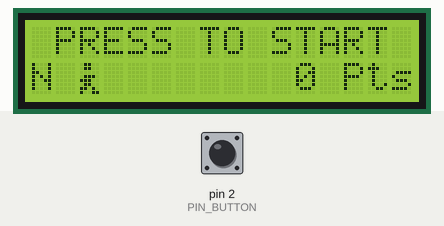
This sketch was run on a simulated Arduino Uno, built with avr-gcc and run on an emulated ATmega328P. Parts: 16×2 character LCD. The test bench sets the inputs (shaded band); at power-on: pin 2 (PIN_BUTTON) HIGH. Random numbers use the default seed unless the sketch sets one.

Above: at 1.2 s.
1.3 s: pin 2 (PIN_BUTTON) pulled LOW for 0.15 s
At 1.72 s:
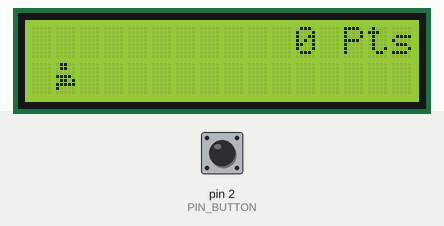
2.0 s: pin 2 (PIN_BUTTON) pulsed LOW 5 times (0.12 s each, 0.3 s apart)
At 2.49 s:
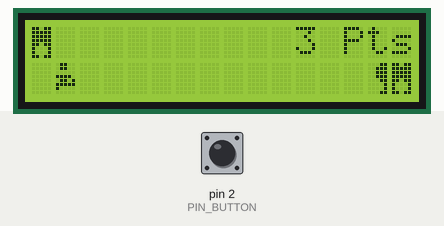
5.0 s: pin 2 (PIN_BUTTON) pulled LOW for 1 s
At 5.23 s:
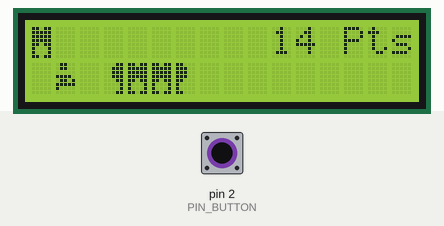
6.6 s: pin 2 (PIN_BUTTON) pulsed LOW 5 times (0.12 s each, 0.3 s apart)
At 7.39 s:
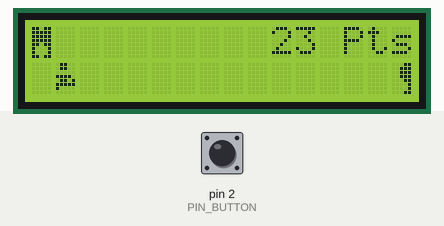
9.6 s: pin 2 (PIN_BUTTON) pulled LOW for 0.15 s
At 9.91 s:
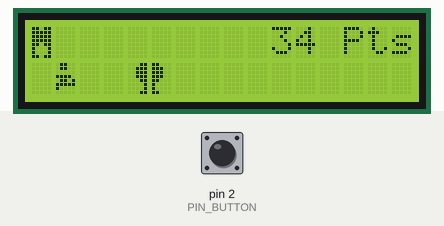
10.3 s: pin 2 (PIN_BUTTON) pulled LOW for 3.2 s
At 11.31 s:
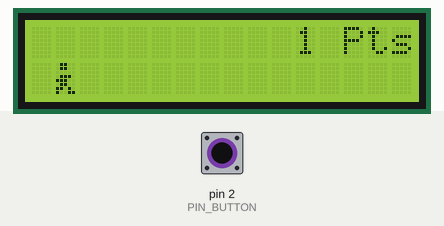
Timing chart, 0 to 13.3 s (numbered marks = the images above; inputs shaded):
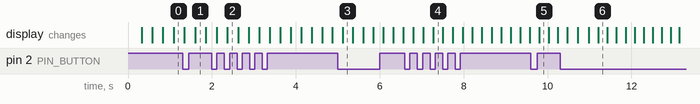

The sketch:

ISEN-RUNNER.ino
```cpp
// include the library code:
#include <LiquidCrystal.h>

// initialize the library with the numbers of the interface pins
LiquidCrystal lcd(12, 11, 5, 4, 9, 8);


#define PIN_BUTTON 2 // Bouton pour l'interruption

/*
** BYTES D'ANIMATION
*/
#define ANIM_RUN1 1 // Byte de l'animation de course 1
#define ANIM_RUN2 2 // Byte de l'animation de course 2
#define ANIM_JUMP 3 // Byte de l'animation de saut 1
#define ANIM_JUMP_TOP '.' // Tête
#define ANIM_JUMP_BOTTOM 4 // Byte de l'animation de saut 2 (bas du corps puisque la tête est représentée par un point)

/*
** CONSTANTES EN RAPPORT AVEC LE PERSONNAGE
*/

#define MAN_POSITION 1 // Position du personnage (2ème colonne)

#define HERO_POSITION_RUN_BOTTOM_1 1 // Cours en bas (pose 1)
#define HERO_POSITION_RUN_BOTTOM_2 2 //              (pose 2)

#define HERO_POSITION_JUMP_1 3 // Position saut 1
#define HERO_POSITION_JUMP_2 4 // Position saut 2

#define HERO_POSITION_RUN_TOP_1 11 // Cours en haut (pose 1)
#define HERO_POSITION_RUN_TOP_2 12 //               (pose 2)

/*
** MURS
*/

#define LEFT_WALL 14
#define FULL_WALL 15
#define RIGHT_WALL 13

/*
** Comme il est impossible de comparer le LCD à un byte par exemple, on crée 2 représentations :
**    - Le LCD qui permet l'affichage
**    - 2 tableaux (2 lignes de LCD) pour pouvoir faire les compraraisons nécéssaires
*/

static char terrainTOP[17];
static char terrainBOTTOM[17];

/*
** BOUTON D'INTERRUPTION
*/

static bool buttonInterrupted = false;

// Déclaration de variables globales
bool alive = false;
int timeDelay = 250;
int time = 500;
int tailleMur;
bool creation = false;
int pos;
int update;
static byte heroPos = HERO_POSITION_RUN_BOTTOM_1; // Position de départ du bonhomme
static int counterJump=0; // Conteur pour savoir si saut ou pas
static int counterTop=0; // Conteur pour savoir si saut ou pas
static int distance =0;


/*
** FONCTION D'AFFICHAGE DU SCORE QUI PREND EN PARAMÈTRES LE SCORE (CALCULÉ AVEC LA DISTANCE)
** ET LA LIGNE SUR LAQUELLE S'AFFICHER (SOIT 1 SOIT 2 SELON SI MODE ATTENTE OU JEU)
*/

void displayScore(int score, int ligne){
  // Gestion du nombre de caractères
  if (score<10){
    lcd.setCursor(11,ligne);
    lcd.print(score);
  } else if (score<100){
    lcd.setCursor(10,ligne);
    lcd.print(score);
  } else if (score<1000){
    lcd.setCursor(9,ligne);
    lcd.print(score);
  } else if (score<10000){
    lcd.setCursor(8,ligne);
    lcd.print(score);
  } else if (score<100000){
    lcd.setCursor(7,ligne);
    lcd.print(score);
  }
  lcd.setCursor(13,ligne);
  lcd.print("Pts");
}

/*
** Interruption du bouton pour les actions :
**    - Démarrer la partie (sortir du mode attente)
**    - Sauter en jeu
*/
void buttonInterrupt() {
  buttonInterrupted = true;
}

void setup(){
  pinMode(PIN_BUTTON, INPUT); // Bouton pour sauter
  lcd.begin(16, 2); // Configuration du LCD
  attachInterrupt(0, buttonInterrupt, FALLING); // Interruption
  randomSeed(analogRead(0)); // Initialisation du random

  initGraph(); // Initialiser les animations, bytes et tableaux

}

void loop(){
  if (!alive){
    attente(); // Mode attente si la partie n'a pas commencé ou si elle s'est terminée
  }
  else {
  if (buttonInterrupted) {
    if (heroPos <= HERO_POSITION_RUN_BOTTOM_2) heroPos = HERO_POSITION_JUMP_1; // Sauter si on appuie sur le bouton
    buttonInterrupted = false;
  }
  wall(); // Création d'un mur
  drawMan(heroPos, terrainTOP, terrainBOTTOM); // Choix de l'animation et affichage total

  /*
  ** UPDATES EN FONCTION DES SITUATIONS
  ** (SAUT, OBSTACLE, etc...)
  */

  if((heroPos == HERO_POSITION_RUN_BOTTOM_1 || heroPos == HERO_POSITION_RUN_BOTTOM_2 || heroPos == HERO_POSITION_JUMP_1 ) && terrainBOTTOM[2]!=' '){
    alive = false;
    pos = 16;
    creation=false; // Gestion des obstacles
    for (int j = 0; j< 16; ++j) { // Réinitialiser quand on meurt
      terrainTOP[j] = ' ';
      terrainBOTTOM[j] = ' ';
    }
    lcd.clear();

  } else if (heroPos == HERO_POSITION_RUN_BOTTOM_1) {
    heroPos = HERO_POSITION_RUN_BOTTOM_2;
  } else if(heroPos == HERO_POSITION_RUN_BOTTOM_2){
    heroPos = HERO_POSITION_RUN_BOTTOM_1;
  } else if(heroPos == HERO_POSITION_JUMP_1 && counterJump==0){
    heroPos = HERO_POSITION_JUMP_2;
    counterJump=1;
  }else if(heroPos == HERO_POSITION_JUMP_1 && counterJump==1){
    heroPos = HERO_POSITION_RUN_BOTTOM_1;
    counterJump=0;
  } else if(heroPos == HERO_POSITION_JUMP_2 && counterJump==1 && terrainBOTTOM[2]==' '){
    heroPos = HERO_POSITION_JUMP_1;
  } else if(heroPos == HERO_POSITION_JUMP_2 && counterJump==1 && terrainBOTTOM[2]!=' '){
    heroPos = HERO_POSITION_RUN_TOP_1;
  } else if(heroPos == HERO_POSITION_RUN_TOP_1 && terrainBOTTOM[1]!=' '){
    heroPos = HERO_POSITION_RUN_TOP_2;
  } else if(heroPos == HERO_POSITION_RUN_TOP_2 && terrainBOTTOM[1]!=' '){
    heroPos = HERO_POSITION_RUN_TOP_1;
  } else if((heroPos == HERO_POSITION_RUN_TOP_2 || heroPos == HERO_POSITION_RUN_TOP_1) && terrainBOTTOM[1]==' '){
    heroPos = HERO_POSITION_JUMP_2;
  }

  // Appel de la fonction pour afficher les scores
  displayScore(distance, 0);

  // Le personnage a avancé d'une case donc la distance augmente de 1
  ++distance;

  // Delai d'attente
  delay(timeDelay);
  if (timeDelay>100){
    timeDelay--; // Gestion de l'accélération au fur et à mesure du jeu
  }
  }
}

/*
** FONCTION DE DÉTERMINATION DU MOUVEMENT
** ET D'AFFICHAGE GLOBAL
*/

void drawMan(byte position, char* terrainTOP, char* terrainBOTTOM) {
  char TOPSave = terrainTOP[MAN_POSITION]; // Sauvegarde de la position avant changement
  char BOTTOMSave = terrainBOTTOM[MAN_POSITION];
  byte TOP, BOTTOM;

  /*
  ** Changement des positions en fonction des situations
  ** Fonctionnement en deux tableaux (pour les 2 lignes du LCD)
  */

  switch (position) {
    case HERO_POSITION_RUN_BOTTOM_1:
      TOP = ' ';
      BOTTOM = ANIM_RUN1;
      break;
    case HERO_POSITION_RUN_BOTTOM_2:
      TOP = ' ';
      BOTTOM = ANIM_RUN2;
      break;
    case HERO_POSITION_JUMP_1:
      TOP = ' ';
      BOTTOM = ANIM_JUMP;
      break;
    case HERO_POSITION_JUMP_2:
      TOP = ANIM_JUMP_TOP;
      BOTTOM = ANIM_JUMP_BOTTOM;
      break;
    case HERO_POSITION_RUN_TOP_1:
      TOP = ANIM_RUN1;
      BOTTOM = ' ';
      break;
    case HERO_POSITION_RUN_TOP_2:
      TOP = ANIM_RUN2;
      BOTTOM = ' ';
      break;
  }

  // Actualisation des position dans le tableau
  if (TOP != ' ') {
    terrainTOP[MAN_POSITION] = TOP;
  }
  if (BOTTOM != ' ') {
    terrainBOTTOM[MAN_POSITION] = BOTTOM;
  }

  // Affichage des deux tableaux sur le LCD
  lcd.setCursor(0,0);
  lcd.write(terrainTOP);
  lcd.setCursor(0,1);
  lcd.write(terrainBOTTOM);

  // On réaffiche le personnage comme sauvegardé
  terrainTOP[MAN_POSITION] = TOPSave;
  terrainBOTTOM[MAN_POSITION] = BOTTOMSave;
}


/*
** MODE ATTENTE AVANT LE DÉBUT DE PARTIE
** OU APRÈS QUE LA PARTIE SOIT PERDUE
*/

void attente(){
  int i = 0;
  while (!alive){ // Boucle tant que le bouton n'est pas préssé
    lcd.clear();
    // Différentes animations d'attente
    if (i%2==0){
      lcd.setCursor(1,0);
      lcd.write("PRESS TO START");
    }
    if (i<5){
      lcd.setCursor(i-5,1);
      lcd.write("ISEN");
    }
    else{
      lcd.setCursor(0,1);
      lcd.write("ISEN");
    }
    // Affichage du score (0 si partie n'est pas commencée, score de la partie précédente si elle a été perdue)
    displayScore(distance, 1);
    walk(i,time); // Animation de marche
    i++;
    if (i==9) i=0;
    alive = buttonInterrupted; // Gestion de la sortie de la boucle si le bouton est préssé (interruption)
  }
  /*
  ** BOUTON PRÉSSÉ
  */
  initGraph(); // Bouton préssé donc on initialise le jeu
  distance = 0; // Réinitialisation du score
}


/*
** FONCTION DE MARCHE EN MODE ATTENTE
*/

void walk(int i, int time){
  lcd.setCursor(i, 1);
  lcd.write(ANIM_RUN1);
  delay(time/2);

  lcd.setCursor(i,1);
  lcd.write(" ");
  lcd.setCursor(i+1,1);
  lcd.write(ANIM_RUN2);
  delay(time/2);
}


/*
** INITIALISATION DU MODE DE JEU
*/

void initGraph(){
  // Création des bytes pour les animations
  byte graphics1[8] = {
    // Course position 1
    B01100,
    B01100,
    B00000,
    B01110,
    B11100,
    B01100,
    B11010,
    B10011,
  };
  byte graphics2[8] = {
    // Course position 2
    B01100,
    B01100,
    B00000,
    B01100,
    B01100,
    B01100,
    B01100,
    B01110,
  };
  byte graphics3[8] = {
    // Saut
    B01100,
    B01100,
    B00000,
    B11110,
    B01101,
    B11111,
    B10000,
    B00000,
  };
  byte graphics4[8] = {
    // Saut corps (part 2)
    B11110,
    B01101,
    B11111,
    B10000,
    B00000,
    B00000,
    B00000,
    B00000,
  };
  byte leftWall[8]={
    // arbre gauche moitié plein
    B00011,
    B00111,
    B00111,
    B00111,
    B00011,
    B00001,
    B00001,
    B00011
  };
  byte fullWall[8]={
    // arbre milieu plein
    B11011,
    B11111,
    B11111,
    B11111,
    B11011,
    B10001,
    B10001,
    B11011
  };
  byte rightWall[8]={
    // arbre droite moitié plein
    B11000,
    B11100,
    B11100,
    B11100,
    B11000,
    B10000,
    B10000,
    B11000,
  };
  int i = 0;

  // Implémentation des bytes pour le LCD
  lcd.createChar(1, graphics1);
  lcd.createChar(2, graphics2);
  lcd.createChar(3, graphics3);
  lcd.createChar(4, graphics4);
  lcd.createChar(LEFT_WALL,leftWall);
  lcd.createChar(FULL_WALL,fullWall);
  lcd.createChar(RIGHT_WALL,rightWall);

  // Réinitialisation du tableau de Bytes
  for (i = 0; i < 16; ++i) {
    terrainTOP[i] = ' ';
    terrainBOTTOM[i] = ' ';
  }
}


/*
** FONCTION DE CRÉATION DE MURS ET D'ACTUALISATION
*/

void wall(){
  if(creation == false){ // Si pas de mur en cours de création, on en défini un
    if (random(1,4)==2){ // Création de murs de manière aléatoire
      tailleMur = random(1,7);
      pos = 16;
      update = 15;
      creation = true;
      wall();
    }
  }
  else{ // Si un tableau est initialisé, il faut le créer et l'afficher
    if (pos != 15 - tailleMur){ // Si le mur n'est pas créé entièrement, il faut continuer de créer des morceaux
      createWall();
    }
    else{ // S'il est entièrement créé, il faut l'actualiser à chaque tour
      updateWall();
    }
  }
}

/*
** CRÉATION DU MUR
*/

void createWall(){
  terrainBOTTOM[pos]=LEFT_WALL; // On affiche un demi arbre
  if (tailleMur != 1){          // S'il faut plus d'un arbre, on affiche des arbres pleins
    terrainBOTTOM[pos + 1]=FULL_WALL;
  }

  pos--; // On retire 1 à pos pour écrire avant si nécessaire
}

 /*
 ** ACTUALISATION DU MUR POUR LE FAIRE AVANCER ET DISPARAITRE
 */

void updateWall(){
  terrainBOTTOM[update + 1] = ' '; // On retire le dernier morceau d'arbre pour le faire avancer
  if(update - tailleMur >= 0){ // si on est pas encore à l'extrémité de l'écran
    terrainBOTTOM[update - tailleMur] = LEFT_WALL; // On ajoute un demi arbre au début
  }
  if((tailleMur != 1) && (update >0)){   // s'il faut plus d'un arbre, il faut ajouter des arbres pleins au millieu
    terrainBOTTOM[update - tailleMur + 1] = FULL_WALL;
  }
  terrainBOTTOM[update] = RIGHT_WALL; // On ajoute un demi arbre à la fin
  if(update == -1) {
    creation = false; // Si le mur a disparu, creation = false pour pouvoir recréer un mur le tour après
	terrainBOTTOM[0] = ' ';  // on supprime le dernier morceau d'arbre restant
  }else{
    update--; //On retire 1 à update pour faire un avancement
  }
}
```
